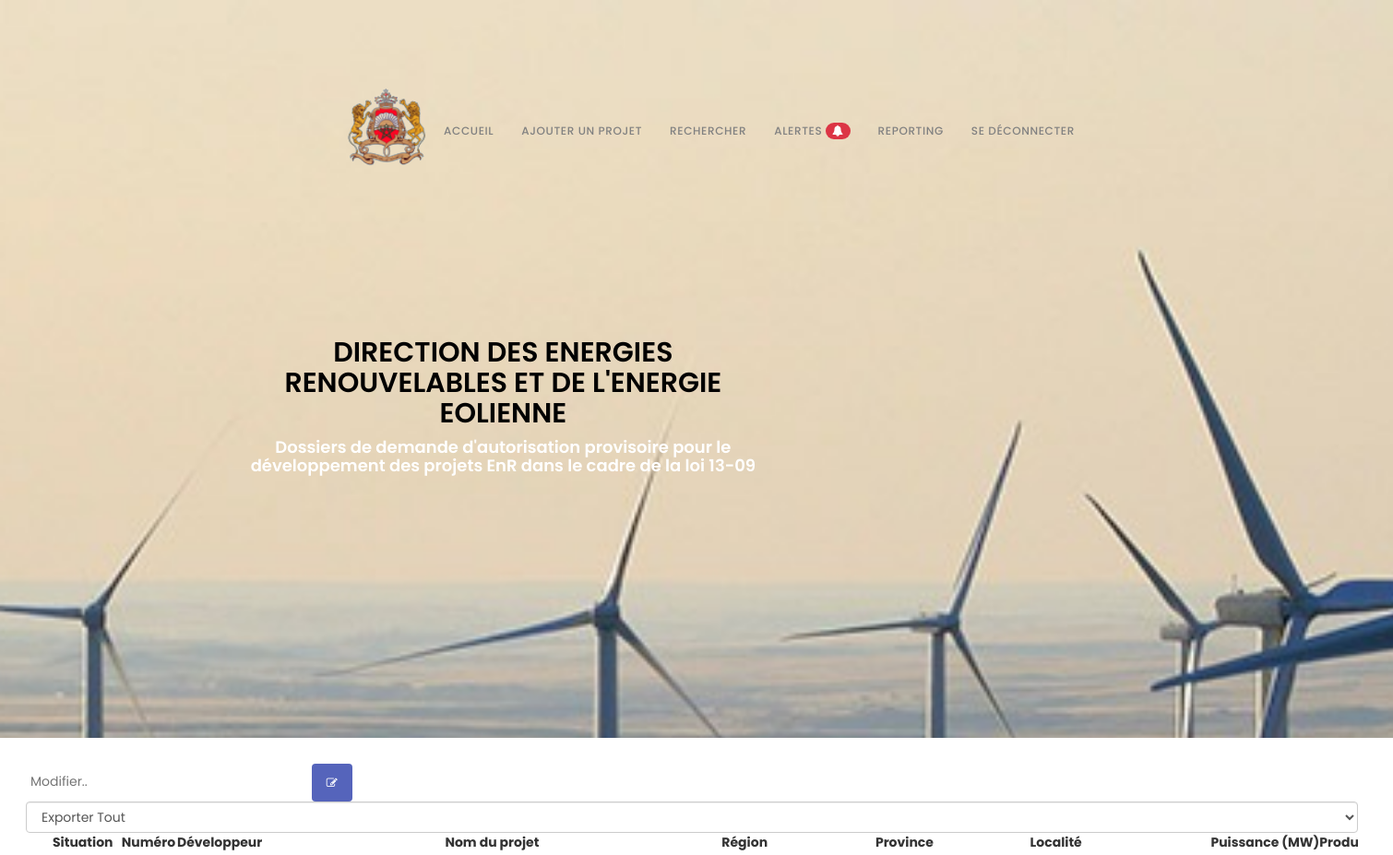
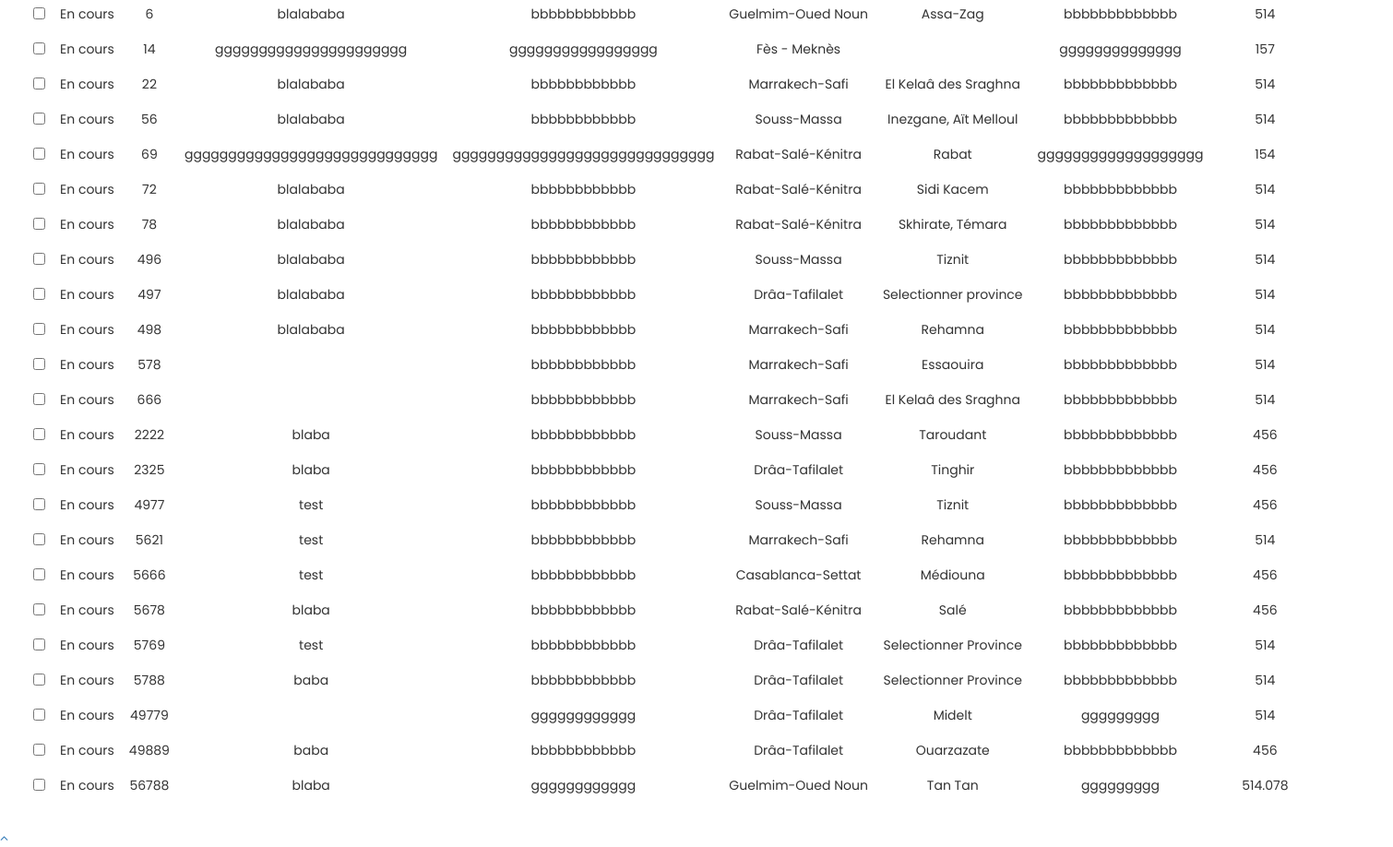
Screenshot of /eo_search.php (signed in) with the database file from the repository (2 pictures, top to bottom).
### tables this page shows
CREATE TABLE IF NOT EXISTS `energieeolienne` (
  `Numero` int NOT NULL,
  `Developpeur` varchar(500)   NOT NULL,
  `Nom du projet` varchar(500)  NOT NULL,
  `Region` varchar(500)  NOT NULL,
  `Province` varchar(500)  NOT NULL,
  `Localite` varchar(500)  NOT NULL,
  `Puissance` float NOT NULL,
  `Productible previsionnel` float NOT NULL,
  `Co2 evite TCO2/an` float NOT NULL,
  `Source energie` varchar(500) NOT NULL,
  `Coordonnees Geographique/Coordonnees Lambert` varchar(500)   NOT NULL,
  `Investissement du projet` float NOT NULL,
  `Etat avancement` varchar(100)   NOT NULL,
  `Depot a la DEREE` varchar(500) NOT NULL,
  `Envoi du dossier a l'ONEE` varchar(500) NOT NULL,
  `Reponse ONEE` varchar(500) NOT NULL,
  `Depot du complement du dossier par le developpeur` varchar(500)  NOT NULL,
  `Envoi du complement du dossier a l'ONEE` varchar(500)   NOT NULL,
  `Reponse ONEE en Cas Du 2 Complement` varchar(500) NOT NULL,
  `Depot du 2 complement du dossier par le developpeur` varchar(500) NOT NULL,
  `Envoi du 2 complement du dossier a l'ONEE` varchar(500) NOT NULL,
  `Reponse ONEE en Cas Du 3 Complement` varchar(500) NOT NULL,
  `Depot du 3 complement du dossier par le developpeur` varchar(500) NOT NULL,
  `Envoi du 3 complement du dossier a l'ONEE` varchar(500) NOT NULL,
  `Reponse ONEE en Cas Du 4 Complement` varchar(500) NOT NULL,
  `Depot du 4 complement du dossier par le developpeur` varchar(500) NOT NULL,
  `Envoi du 4 complement du dossier a l'ONEE` varchar(500) NOT NULL,
  `Avis de l'ONEE` varchar(500) NOT NULL,
  `Avis MEME` varchar(500) NOT NULL,
  `Observations` varchar(500) NOT NULL,
  PRIMARY KEY (`Numero`)
);

### eo_search.php (the view, shortened to what this page needs)
<!DOCTYPE html>
<html lang="en" >
<head>
  <link rel='stylesheet' href='https://maxcdn.bootstrapcdn.com/bootstrap/3.3.5/css/bootstrap.min.css'>
<link rel='stylesheet' href='https://cdnjs.cloudflare.com/ajax/libs/bootstrap-table/1.10.0/bootstrap-table.min.css'>
<link rel='stylesheet' href='https://rawgit.com/vitalets/x-editable/master/dist/bootstrap3-editable/css/bootstrap-editable.css'><link rel="stylesheet" href="./style.css">
<link rel="stylesheet" href="css/bootstrap.min.css">
    <link rel="stylesheet" href="css/animate.css">
    <link rel="stylesheet" href="css/font-awesome.min.css">
    <link rel="stylesheet" href="css/owl.theme.css">
    <link rel="stylesheet" href="css/owl.carousel.css">
	<link rel="stylesheet" href="css/ele.css">
</head>
<body data-spy="scroll" data-offset="50" data-target=".navbar-collapse">
<div class="navbar navbar-fixed-top custom-navbar" role="navigation">
        <div class="container">
            <div class="navbar-header">
                <img src="images/roy.png">
            </div>
            <div class="collapse navbar-collapse">
                <ul class="nav navbar-nav navbar-right">
                    <li><a href="home.php" class="smoothScroll">Accueil</a></li>
                    <li><a href="energieEolienne.php" class="smoothScroll">Ajouter Un Projet</a></li>
                    <li><a href="#search" class="smoothScroll">Rechercher</a></li>
                    <li> <a href="alertes_eo.php"  class="smoothScroll">Alertes <span class="badge"><i class="fa fa-bell" aria-hidden="true"></i>
</span></a></li>
                    <li><a href="report_eo.php" class="smoothScroll">Reporting</a></li>
                    <li><a href="logout.php" class="smoothScroll">Se Déconnecter</a></li>
                </ul>
            </div>
        </div>
    </div>
<section id="intro" class="parallax-section">
        <div class="container">
            <div class="row">
                <div class="wow fadeInUp col-md-7 col-sm-7" data-wow-delay="0.6s">
                    <h2 style="color: black;">Direction des Energies Renouvelables et de l'energie eolienne</h2>
                    <h4 style="color: white;">Dossiers de demande d'autorisation provisoire pour le développement des
                        projets EnR dans le cadre de la loi 13-09</h4>
                </div>
            </div>
        </div>
    </section>
	<section id="search" class="parallax-section">
<div class="contain">
<div class="search-container" >
                 <form action="update_eo.php" method="POST" >
                   <input type="text" placeholder="Modifier.." name="search"  required>
                     <button type="submit" class="btn" name="sus"><i class="fa fa-pencil-square-o"  aria-hidden="true"></i></button>
                         </form>
                     </div>
<div id="toolbar">
		<select class="form-control">
				<option value="all">Exporter Tout</option>
		</select>
</div>
<table id="table"
			 data-toggle="table"
			 data-search="true"
			 data-filter-control="true"
			 data-show-export="true"
			 data-click-to-select="true"
			 data-toolbar="#toolbar">
	<thead>
		<tr>
			<th data-field="state" data-checkbox="true"></th>
            <th  data-filter-control="select" data-sortable="true">Situation</th>
			<th  data-filter-control="input" data-sortable="true">Numéro</th>
			<th  data-filter-control="input" data-sortable="true">Développeur</th>
			<th  data-filter-control="input" data-sortable="true">Nom du projet</th>
			<th  data-filter-control="select" data-sortable="true">Région</th>
			<th  data-filter-control="select" data-sortable="true">Province</th>
			<th  data-filter-control="input" data-sortable="true">Localité</th>
			<th  data-filter-control="input" data-sortable="true">Puissance (MW)</th>
			<th  data-filter-control="input" data-sortable="true">Productible prévisionnel (GWh/an)</th>
		</tr>
	</thead>
	<tbody>
			<?php
	  require_once('db.php');
	  $sql="SELECT *  FROM `energieeolienne`";
	  $result = mysqli_query($link,$sql);
	  if (mysqli_num_rows($result) > 0) {
		  while ($row = mysqli_fetch_assoc($result)) {
			echo "<tr>";
              echo '<td class="bs-checkbox "><input data-index="0" name="btSelectItem" type="checkbox"></td>';
              if(strpos($row['Avis MEME'], 'refus') !== false)
              {echo "<td>Refus</td>";}
              else if(strpos($row['Avis MEME'], 'Autorisation') !== false)
              {echo "<td>Autorisation</td>";}
              else
              {echo "<td>En cours</td>";}
			echo "<td>" .$row['Numero']."</td>";
			  echo "<td>" .$row['Developpeur']."</td>";
			  echo "<td>" .$row['Nom du projet']."</td>";
			  echo "<td>" .$row['Region']."</td>";
			  echo "<td>" .$row['Province']."</td>";
			  echo "<td>" .$row['Localite']."</td>";
			  echo "<td>" .$row['Puissance']."</td>";
			  echo "<td>" .$row['Productible previsionnel']."</td>";
			  echo "</tr>";
		  }
	  }
	 ?>
	</tbody>
</table>
</div>
</section>
    <a href="#back-top" class="go-top"><i class="fa fa-angle-up"></i></a>
</body>
</html>

### style.css (style rules this page uses)
.contain { width: 1500px; padding: 2em; }

### css/ele.css (style rules this page uses)
.btn { background-color: #5564bb; border: none; color: white; padding: 12px 16px; font-size: 12px; cursor: pointer; margin-left: 25px; }
.custom-navbar .nav li a .badge { background-color: #dc3545 !important; }
tbody>tr>td { margin: 0 20px; }
table { display: block; overflow-x: auto; white-space: nowrap; margin-left: auto; margin-right: auto; table-layout: fixed; }
td>input { align-items: center; width: 95%; }
#center .th, td { text-align: center; padding: 8px; }
body { background: #ffffff; font-family: 'Poppins', sans-serif; font-style: normal; font-weight: 400; }
h1, h2, h3, h4, h5, h6 { font-weight: 600; }
h2 { font-size: 30px; text-transform: uppercase; }
a { text-decoration: none !important; outline: none; }
.parallax-section { background-attachment: fixed !important; background-size: cover !important; }
.custom-navbar { margin-bottom: 0; background-color: #101010; }
.custom-navbar .nav li a { color: rgb(129, 129, 129); font-size: 12px; font-weight: 500; letter-spacing: 0.6px; text-transform: uppercase; line-height: 40px; transition: all 0.4s ease-in-out; }
@media (min-width:768px) { .custom-navbar { padding: 20px 0; border-bottom: 0; background: 0 0; } }
#intro { background: url('../images/register-bg.jpeg') 50% 0 repeat-y fixed; -webkit-background-size: cover; background-size: cover; background-position: center center; color: #ffffff; display: -webkit-box; display: -webkit-flex; display: -ms-flexbox; display: flex; -webkit-box-align: center; -webkit-align-items: center; -ms-flex-align: center; align-items: center; height: 100vh; text-align: center; }
* { box-sizing: border-box; font-family: "Poppins", sans-serif; }
input { border: none; outline: none; padding: 5px; }
select { padding: 5px; }
.container { margin-top: 70px; margin-left: 90px; width: 90%; display: flex; justify-content: center; align-items: center; }

### rows the page displays
energieeolienne: Avis MEME "En cours", Numero "6", Developpeur "blalababa", Nom du projet "bbbbbbbbbbbb", Region "Guelmim-Oued Noun", Province "Assa-Zag", Localite "bbbbbbbbbbbbb", Puissance "514"
energieeolienne: Avis MEME "En cours", Numero "14", Developpeur "gggggggggggggggggggggg", Nom du projet "ggggggggggggggggg", Region "Fès - Meknès", Localite "gggggggggggggg", Puissance "157"
energieeolienne: Avis MEME "En cours", Numero "22", Developpeur "blalababa", Nom du projet "bbbbbbbbbbbb", Region "Marrakech-Safi", Province "El Kelaâ des Sraghna", Localite "bbbbbbbbbbbbb", Puissance "514"
energieeolienne: Avis MEME "En cours", Numero "56", Developpeur "blalababa", Nom du projet "bbbbbbbbbbbb", Region "Souss-Massa", Province "Inezgane, Aït Melloul", Localite "bbbbbbbbbbbbb", Puissance "514"
energieeolienne: Avis MEME "En cours", Numero "69", Developpeur "ggggggggggggggggggggggggggggg", Nom du projet "gggggggggggggggggggggggggggggg", Region "Rabat-Salé-Kénitra", Province "Rabat", Localite "ggggggggggggggggggg", Puissance "154"
energieeolienne: Avis MEME "En cours", Numero "72", Developpeur "blalababa", Nom du projet "bbbbbbbbbbbb", Region "Rabat-Salé-Kénitra", Province "Sidi Kacem", Localite "bbbbbbbbbbbbb", Puissance "514"
energieeolienne: Avis MEME "En cours", Numero "78", Developpeur "blalababa", Nom du projet "bbbbbbbbbbbb", Region "Rabat-Salé-Kénitra", Province "Skhirate, Témara", Localite "bbbbbbbbbbbbb", Puissance "514"
energieeolienne: Avis MEME "En cours", Numero "496", Developpeur "blalababa", Nom du projet "bbbbbbbbbbbb", Region "Souss-Massa", Province "Tiznit", Localite "bbbbbbbbbbbbb", Puissance "514"
energieeolienne: Avis MEME "En cours", Numero "497", Developpeur "blalababa", Nom du projet "bbbbbbbbbbbb", Region "Drâa-Tafilalet", Province "Selectionner province", Localite "bbbbbbbbbbbbb", Puissance "514"
energieeolienne: Avis MEME "En cours", Numero "498", Developpeur "blalababa", Nom du projet "bbbbbbbbbbbb", Region "Marrakech-Safi", Province "Rehamna", Localite "bbbbbbbbbbbbb", Puissance "514"
energieeolienne: Avis MEME "En cours", Numero "578", Nom du projet "bbbbbbbbbbbb", Region "Marrakech-Safi", Province "Essaouira", Localite "bbbbbbbbbbbbb", Puissance "514"
energieeolienne: Avis MEME "En cours", Numero "666", Nom du projet "bbbbbbbbbbbb", Region "Marrakech-Safi", Province "El Kelaâ des Sraghna", Localite "bbbbbbbbbbbbb", Puissance "514"
energieeolienne: Avis MEME "En cours", Numero "2222", Developpeur "blaba", Nom du projet "bbbbbbbbbbbb", Region "Souss-Massa", Province "Taroudant", Localite "bbbbbbbbbbbbb", Puissance "456"
energieeolienne: Avis MEME "En cours", Numero "2325", Developpeur "blaba", Nom du projet "bbbbbbbbbbbb", Region "Drâa-Tafilalet", Province "Tinghir", Localite "bbbbbbbbbbbbb", Puissance "456"
energieeolienne: Avis MEME "En cours", Numero "4977", Developpeur "test", Nom du projet "bbbbbbbbbbbb", Region "Souss-Massa", Province "Tiznit", Localite "bbbbbbbbbbbbb", Puissance "456"
energieeolienne: Avis MEME "En cours", Numero "5621", Developpeur "test", Nom du projet "bbbbbbbbbbbb", Region "Marrakech-Safi", Province "Rehamna", Localite "bbbbbbbbbbbbb", Puissance "514"
energieeolienne: Avis MEME "En cours", Numero "5666", Developpeur "test", Nom du projet "bbbbbbbbbbbb", Region "Casablanca-Settat", Province "Médiouna", Localite "bbbbbbbbbbbbb", Puissance "456"
energieeolienne: Avis MEME "En cours", Numero "5678", Developpeur "blaba", Nom du projet "bbbbbbbbbbbb", Region "Rabat-Salé-Kénitra", Province "Salé", Localite "bbbbbbbbbbbbb", Puissance "456"
energieeolienne: Avis MEME "En cours", Numero "5769", Developpeur "test", Nom du projet "bbbbbbbbbbbb", Region "Drâa-Tafilalet", Province "Selectionner Province", Localite "bbbbbbbbbbbbb", Puissance "514"
energieeolienne: Avis MEME "En cours", Numero "5788", Developpeur "baba", Nom du projet "bbbbbbbbbbbb", Region "Drâa-Tafilalet", Province "Selectionner Province", Localite "bbbbbbbbbbbbb", Puissance "514"
energieeolienne: Avis MEME "En cours", Numero "49779", Nom du projet "gggggggggggg", Region "Drâa-Tafilalet", Province "Midelt", Localite "ggggggggg", Puissance "514"
energieeolienne: Avis MEME "En cours", Numero "49889", Developpeur "baba", Nom du projet "bbbbbbbbbbbb", Region "Drâa-Tafilalet", Province "Ouarzazate", Localite "bbbbbbbbbbbbb", Puissance "456"
energieeolienne: Avis MEME "En cours", Numero "56788", Developpeur "blaba", Nom du projet "gggggggggggg", Region "Guelmim-Oued Noun", Province "Tan Tan", Localite "ggggggggg", Puissance "514.078"
